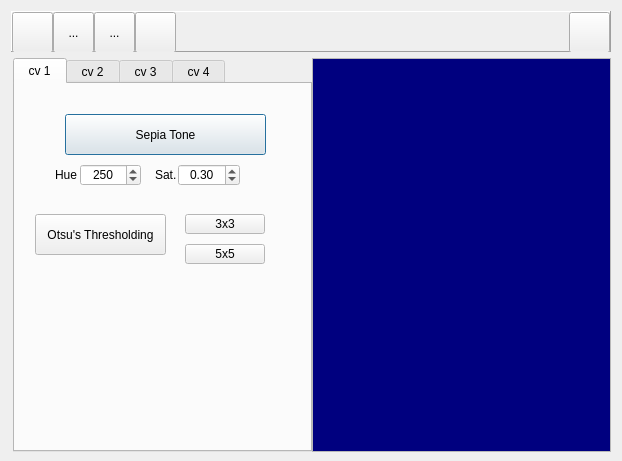
<?xml version="1.0" encoding="UTF-8"?>
<ui version="4.0">
 <class>MainFrame</class>
 <widget class="QDialog" name="MainFrame">
  <property name="geometry">
   <rect>
    <x>0</x>
    <y>0</y>
    <width>622</width>
    <height>461</height>
   </rect>
  </property>
  <property name="sizePolicy">
   <sizepolicy hsizetype="Preferred" vsizetype="Minimum">
    <horstretch>0</horstretch>
    <verstretch>0</verstretch>
   </sizepolicy>
  </property>
  <property name="minimumSize">
   <size>
    <width>0</width>
    <height>461</height>
   </size>
  </property>
  <property name="windowTitle">
   <string>Homeworks</string>
  </property>
  <property name="modal">
   <bool>false</bool>
  </property>
  <layout class="QVBoxLayout" name="verticalLayout">
   <item>
    <widget class="QFrame" name="frame">
     <property name="sizePolicy">
      <sizepolicy hsizetype="Preferred" vsizetype="Fixed">
       <horstretch>0</horstretch>
       <verstretch>0</verstretch>
      </sizepolicy>
     </property>
     <property name="minimumSize">
      <size>
       <width>0</width>
       <height>41</height>
      </size>
     </property>
     <property name="maximumSize">
      <size>
       <width>16777215</width>
       <height>41</height>
      </size>
     </property>
     <property name="frameShape">
      <enum>QFrame::Panel</enum>
     </property>
     <property name="frameShadow">
      <enum>QFrame::Raised</enum>
     </property>
     <layout class="QHBoxLayout" name="horizontalLayout_3">
      <property name="spacing">
       <number>0</number>
      </property>
      <property name="leftMargin">
       <number>0</number>
      </property>
      <property name="topMargin">
       <number>0</number>
      </property>
      <property name="rightMargin">
       <number>0</number>
      </property>
      <property name="bottomMargin">
       <number>0</number>
      </property>
      <item>
       <widget class="QToolButton" name="buttonOpen">
        <property name="enabled">
         <bool>true</bool>
        </property>
        <property name="sizePolicy">
         <sizepolicy hsizetype="Minimum" vsizetype="Minimum">
          <horstretch>0</horstretch>
          <verstretch>0</verstretch>
         </sizepolicy>
        </property>
        <property name="minimumSize">
         <size>
          <width>41</width>
          <height>41</height>
         </size>
        </property>
        <property name="maximumSize">
         <size>
          <width>41</width>
          <height>41</height>
         </size>
        </property>
        <property name="toolTip">
         <string>open an image file</string>
        </property>
        <property name="layoutDirection">
         <enum>Qt::LeftToRight</enum>
        </property>
        <property name="autoFillBackground">
         <bool>false</bool>
        </property>
        <property name="text">
         <string/>
        </property>
        <property name="icon">
         <iconset resource="images/mainframe.qrc">
          <normaloff>:/open.png</normaloff>:/open.png</iconset>
        </property>
        <property name="iconSize">
         <size>
          <width>41</width>
          <height>41</height>
         </size>
        </property>
        <property name="checkable">
         <bool>false</bool>
        </property>
        <property name="autoRepeat">
         <bool>false</bool>
        </property>
        <property name="autoExclusive">
         <bool>false</bool>
        </property>
        <property name="popupMode">
         <enum>QToolButton::DelayedPopup</enum>
        </property>
        <property name="toolButtonStyle">
         <enum>Qt::ToolButtonIconOnly</enum>
        </property>
        <property name="autoRaise">
         <bool>false</bool>
        </property>
       </widget>
      </item>
      <item>
       <widget class="QToolButton" name="toolButton_2">
        <property name="sizePolicy">
         <sizepolicy hsizetype="Minimum" vsizetype="Minimum">
          <horstretch>0</horstretch>
          <verstretch>0</verstretch>
         </sizepolicy>
        </property>
        <property name="minimumSize">
         <size>
          <width>41</width>
          <height>41</height>
         </size>
        </property>
        <property name="maximumSize">
         <size>
          <width>41</width>
          <height>41</height>
         </size>
        </property>
        <property name="text">
         <string>...</string>
        </property>
       </widget>
      </item>
      <item>
       <widget class="QToolButton" name="toolButton_3">
        <property name="sizePolicy">
         <sizepolicy hsizetype="Minimum" vsizetype="Minimum">
          <horstretch>0</horstretch>
          <verstretch>0</verstretch>
         </sizepolicy>
        </property>
        <property name="minimumSize">
         <size>
          <width>41</width>
          <height>41</height>
         </size>
        </property>
        <property name="maximumSize">
         <size>
          <width>41</width>
          <height>41</height>
         </size>
        </property>
        <property name="text">
         <string>...</string>
        </property>
       </widget>
      </item>
      <item>
       <widget class="QToolButton" name="buttonDeleteContents">
        <property name="sizePolicy">
         <sizepolicy hsizetype="Minimum" vsizetype="Minimum">
          <horstretch>0</horstretch>
          <verstretch>0</verstretch>
         </sizepolicy>
        </property>
        <property name="minimumSize">
         <size>
          <width>41</width>
          <height>41</height>
         </size>
        </property>
        <property name="maximumSize">
         <size>
          <width>41</width>
          <height>41</height>
         </size>
        </property>
        <property name="toolTip">
         <string>close all forms</string>
        </property>
        <property name="autoFillBackground">
         <bool>false</bool>
        </property>
        <property name="text">
         <string/>
        </property>
        <property name="icon">
         <iconset resource="images/mainframe.qrc">
          <normaloff>:/1-21.png</normaloff>:/1-21.png</iconset>
        </property>
        <property name="iconSize">
         <size>
          <width>41</width>
          <height>41</height>
         </size>
        </property>
       </widget>
      </item>
      <item>
       <spacer name="horizontalSpacer">
        <property name="orientation">
         <enum>Qt::Horizontal</enum>
        </property>
        <property name="sizeHint" stdset="0">
         <size>
          <width>40</width>
          <height>20</height>
         </size>
        </property>
       </spacer>
      </item>
      <item>
       <widget class="QToolButton" name="buttonShowList">
        <property name="sizePolicy">
         <sizepolicy hsizetype="Minimum" vsizetype="Minimum">
          <horstretch>0</horstretch>
          <verstretch>0</verstretch>
         </sizepolicy>
        </property>
        <property name="minimumSize">
         <size>
          <width>41</width>
          <height>41</height>
         </size>
        </property>
        <property name="maximumSize">
         <size>
          <width>41</width>
          <height>41</height>
         </size>
        </property>
        <property name="toolTip">
         <string>show the list view</string>
        </property>
        <property name="text">
         <string/>
        </property>
        <property name="icon">
         <iconset resource="images/mainframe.qrc">
          <normaloff>:/2-3.png</normaloff>:/2-3.png</iconset>
        </property>
        <property name="iconSize">
         <size>
          <width>82</width>
          <height>41</height>
         </size>
        </property>
       </widget>
      </item>
     </layout>
    </widget>
   </item>
   <item>
    <layout class="QHBoxLayout" name="horizontalLayout">
     <property name="spacing">
      <number>0</number>
     </property>
     <property name="leftMargin">
      <number>2</number>
     </property>
     <item>
      <widget class="QTabWidget" name="tabWidget">
       <property name="sizePolicy">
        <sizepolicy hsizetype="Fixed" vsizetype="Expanding">
         <horstretch>0</horstretch>
         <verstretch>0</verstretch>
        </sizepolicy>
       </property>
       <property name="minimumSize">
        <size>
         <width>299</width>
         <height>394</height>
        </size>
       </property>
       <property name="palette">
        <palette>
         <active>
          <colorrole role="Light">
           <brush brushstyle="SolidPattern">
            <color alpha="255">
             <red>255</red>
             <green>255</green>
             <blue>255</blue>
            </color>
           </brush>
          </colorrole>
          <colorrole role="Base">
           <brush brushstyle="SolidPattern">
            <color alpha="255">
             <red>255</red>
             <green>255</green>
             <blue>255</blue>
            </color>
           </brush>
          </colorrole>
          <colorrole role="Window">
           <brush brushstyle="SolidPattern">
            <color alpha="255">
             <red>255</red>
             <green>255</green>
             <blue>255</blue>
            </color>
           </brush>
          </colorrole>
          <colorrole role="NoRole">
           <brush brushstyle="SolidPattern">
            <color alpha="255">
             <red>255</red>
             <green>85</green>
             <blue>0</blue>
            </color>
           </brush>
          </colorrole>
         </active>
         <inactive>
          <colorrole role="Light">
           <brush brushstyle="SolidPattern">
            <color alpha="255">
             <red>255</red>
             <green>255</green>
             <blue>255</blue>
            </color>
           </brush>
          </colorrole>
          <colorrole role="Base">
           <brush brushstyle="SolidPattern">
            <color alpha="255">
             <red>255</red>
             <green>255</green>
             <blue>255</blue>
            </color>
           </brush>
          </colorrole>
          <colorrole role="Window">
           <brush brushstyle="SolidPattern">
            <color alpha="255">
             <red>255</red>
             <green>255</green>
             <blue>255</blue>
            </color>
           </brush>
          </colorrole>
          <colorrole role="NoRole">
           <brush brushstyle="SolidPattern">
            <color alpha="255">
             <red>255</red>
             <green>85</green>
             <blue>0</blue>
            </color>
           </brush>
          </colorrole>
         </inactive>
         <disabled>
          <colorrole role="Light">
           <brush brushstyle="SolidPattern">
            <color alpha="255">
             <red>255</red>
             <green>255</green>
             <blue>255</blue>
            </color>
           </brush>
          </colorrole>
          <colorrole role="Base">
           <brush brushstyle="SolidPattern">
            <color alpha="255">
             <red>255</red>
             <green>255</green>
             <blue>255</blue>
            </color>
           </brush>
          </colorrole>
          <colorrole role="Window">
           <brush brushstyle="SolidPattern">
            <color alpha="255">
             <red>255</red>
             <green>255</green>
             <blue>255</blue>
            </color>
           </brush>
          </colorrole>
          <colorrole role="NoRole">
           <brush brushstyle="SolidPattern">
            <color alpha="255">
             <red>255</red>
             <green>85</green>
             <blue>0</blue>
            </color>
           </brush>
          </colorrole>
         </disabled>
        </palette>
       </property>
       <property name="cursor">
        <cursorShape>ArrowCursor</cursorShape>
       </property>
       <property name="autoFillBackground">
        <bool>false</bool>
       </property>
       <property name="tabPosition">
        <enum>QTabWidget::North</enum>
       </property>
       <property name="tabShape">
        <enum>QTabWidget::Rounded</enum>
       </property>
       <property name="currentIndex">
        <number>0</number>
       </property>
       <property name="iconSize">
        <size>
         <width>31</width>
         <height>31</height>
        </size>
       </property>
       <property name="elideMode">
        <enum>Qt::ElideMiddle</enum>
       </property>
       <widget class="QWidget" name="tab_2">
        <attribute name="title">
         <string> cv 1 </string>
        </attribute>
        <widget class="QLabel" name="label_5">
         <property name="geometry">
          <rect>
           <x>40</x>
           <y>83</y>
           <width>31</width>
           <height>16</height>
          </rect>
         </property>
         <property name="text">
          <string>Hue</string>
         </property>
        </widget>
        <widget class="QSpinBox" name="spinHue">
         <property name="geometry">
          <rect>
           <x>65</x>
           <y>80</y>
           <width>61</width>
           <height>22</height>
          </rect>
         </property>
         <property name="alignment">
          <set>Qt::AlignCenter</set>
         </property>
         <property name="maximum">
          <number>360</number>
         </property>
         <property name="singleStep">
          <number>20</number>
         </property>
         <property name="value">
          <number>250</number>
         </property>
        </widget>
        <widget class="QLabel" name="label_6">
         <property name="geometry">
          <rect>
           <x>140</x>
           <y>83</y>
           <width>31</width>
           <height>16</height>
          </rect>
         </property>
         <property name="text">
          <string>Sat.</string>
         </property>
        </widget>
        <widget class="QDoubleSpinBox" name="spinSaturation">
         <property name="geometry">
          <rect>
           <x>163</x>
           <y>80</y>
           <width>62</width>
           <height>22</height>
          </rect>
         </property>
         <property name="alignment">
          <set>Qt::AlignCenter</set>
         </property>
         <property name="maximum">
          <double>1.000000000000000</double>
         </property>
         <property name="singleStep">
          <double>0.100000000000000</double>
         </property>
         <property name="value">
          <double>0.300000000000000</double>
         </property>
        </widget>
        <widget class="QPushButton" name="buttonSepiaTone">
         <property name="geometry">
          <rect>
           <x>50</x>
           <y>30</y>
           <width>201</width>
           <height>41</height>
          </rect>
         </property>
         <property name="autoFillBackground">
          <bool>false</bool>
         </property>
         <property name="text">
          <string>Sepia Tone</string>
         </property>
         <property name="iconSize">
          <size>
           <width>41</width>
           <height>41</height>
          </size>
         </property>
         <property name="checkable">
          <bool>false</bool>
         </property>
         <property name="autoRepeat">
          <bool>false</bool>
         </property>
         <property name="autoExclusive">
          <bool>false</bool>
         </property>
         <property name="autoDefault">
          <bool>true</bool>
         </property>
         <property name="flat">
          <bool>false</bool>
         </property>
        </widget>
        <widget class="QPushButton" name="buttonOtsu">
         <property name="geometry">
          <rect>
           <x>20</x>
           <y>130</y>
           <width>131</width>
           <height>41</height>
          </rect>
         </property>
         <property name="text">
          <string>Otsu's Thresholding</string>
         </property>
        </widget>
        <widget class="QPushButton" name="button3x3">
         <property name="geometry">
          <rect>
           <x>170</x>
           <y>130</y>
           <width>80</width>
           <height>20</height>
          </rect>
         </property>
         <property name="text">
          <string>3x3</string>
         </property>
        </widget>
        <widget class="QPushButton" name="button5x5">
         <property name="geometry">
          <rect>
           <x>170</x>
           <y>160</y>
           <width>80</width>
           <height>20</height>
          </rect>
         </property>
         <property name="text">
          <string>5x5</string>
         </property>
        </widget>
       </widget>
       <widget class="QWidget" name="tab_3">
        <attribute name="title">
         <string> cv 2 </string>
        </attribute>
        <widget class="QPushButton" name="buttonHEQ">
         <property name="geometry">
          <rect>
           <x>50</x>
           <y>40</y>
           <width>181</width>
           <height>41</height>
          </rect>
         </property>
         <property name="text">
          <string>Histogram Equalization</string>
         </property>
        </widget>
        <widget class="QPushButton" name="buttonHMA">
         <property name="geometry">
          <rect>
           <x>150</x>
           <y>90</y>
           <width>131</width>
           <height>41</height>
          </rect>
         </property>
         <property name="text">
          <string>Histogram Matching</string>
         </property>
        </widget>
        <widget class="QPushButton" name="buttonHistoTarget">
         <property name="geometry">
          <rect>
           <x>20</x>
           <y>90</y>
           <width>111</width>
           <height>41</height>
          </rect>
         </property>
         <property name="text">
          <string>HMA target</string>
         </property>
        </widget>
        <widget class="QPushButton" name="button_BoxFilter">
         <property name="geometry">
          <rect>
           <x>40</x>
           <y>170</y>
           <width>201</width>
           <height>31</height>
          </rect>
         </property>
         <property name="text">
          <string>Box Filter</string>
         </property>
        </widget>
        <widget class="QPushButton" name="button_GaussianFilter">
         <property name="geometry">
          <rect>
           <x>40</x>
           <y>210</y>
           <width>201</width>
           <height>31</height>
          </rect>
         </property>
         <property name="text">
          <string>Gaussian Filter</string>
         </property>
        </widget>
        <widget class="QPushButton" name="button_MedianFilter">
         <property name="geometry">
          <rect>
           <x>40</x>
           <y>250</y>
           <width>201</width>
           <height>31</height>
          </rect>
         </property>
         <property name="text">
          <string>Median Filter</string>
         </property>
        </widget>
        <widget class="QSpinBox" name="spin_FilterSize">
         <property name="geometry">
          <rect>
           <x>160</x>
           <y>300</y>
           <width>42</width>
           <height>22</height>
          </rect>
         </property>
        </widget>
        <widget class="QDoubleSpinBox" name="spin_GaussianParameter">
         <property name="geometry">
          <rect>
           <x>60</x>
           <y>300</y>
           <width>62</width>
           <height>22</height>
          </rect>
         </property>
        </widget>
       </widget>
       <widget class="QWidget" name="tab_4">
        <attribute name="title">
         <string> cv 3 </string>
        </attribute>
        <widget class="QPushButton" name="button_CannyEdge">
         <property name="geometry">
          <rect>
           <x>50</x>
           <y>30</y>
           <width>191</width>
           <height>41</height>
          </rect>
         </property>
         <property name="text">
          <string>Canny Edge Operator</string>
         </property>
        </widget>
        <widget class="QDoubleSpinBox" name="SpinBox_sigma">
         <property name="geometry">
          <rect>
           <x>50</x>
           <y>100</y>
           <width>62</width>
           <height>22</height>
          </rect>
         </property>
        </widget>
        <widget class="QPushButton" name="button_GeneralHough">
         <property name="geometry">
          <rect>
           <x>50</x>
           <y>150</y>
           <width>191</width>
           <height>41</height>
          </rect>
         </property>
         <property name="text">
          <string>General Hough Transform</string>
         </property>
        </widget>
        <widget class="QPushButton" name="button_CircleHough">
         <property name="geometry">
          <rect>
           <x>50</x>
           <y>200</y>
           <width>191</width>
           <height>41</height>
          </rect>
         </property>
         <property name="text">
          <string>Circle Hough Transform</string>
         </property>
        </widget>
       </widget>
       <widget class="QWidget" name="tab">
        <attribute name="title">
         <string> cv 4 </string>
        </attribute>
        <widget class="QPushButton" name="button_GSS_DOG">
         <property name="geometry">
          <rect>
           <x>30</x>
           <y>20</y>
           <width>201</width>
           <height>41</height>
          </rect>
         </property>
         <property name="text">
          <string>#1</string>
         </property>
        </widget>
        <widget class="QDoubleSpinBox" name="Spinsigma">
         <property name="geometry">
          <rect>
           <x>30</x>
           <y>70</y>
           <width>62</width>
           <height>22</height>
          </rect>
         </property>
        </widget>
        <widget class="QPushButton" name="button_SiftMatching">
         <property name="geometry">
          <rect>
           <x>30</x>
           <y>110</y>
           <width>211</width>
           <height>41</height>
          </rect>
         </property>
         <property name="text">
          <string>#2</string>
         </property>
        </widget>
        <widget class="QPushButton" name="button_opticalflow">
         <property name="geometry">
          <rect>
           <x>30</x>
           <y>210</y>
           <width>211</width>
           <height>41</height>
          </rect>
         </property>
         <property name="text">
          <string>Optical Flows</string>
         </property>
        </widget>
        <widget class="QSpinBox" name="spinBox_StartImg">
         <property name="geometry">
          <rect>
           <x>30</x>
           <y>270</y>
           <width>42</width>
           <height>22</height>
          </rect>
         </property>
        </widget>
        <widget class="QSpinBox" name="spinBox_EndImg">
         <property name="geometry">
          <rect>
           <x>90</x>
           <y>270</y>
           <width>42</width>
           <height>22</height>
          </rect>
         </property>
        </widget>
       </widget>
      </widget>
     </item>
     <item>
      <widget class="QListWidget" name="listWidget">
       <property name="sizePolicy">
        <sizepolicy hsizetype="Ignored" vsizetype="Minimum">
         <horstretch>0</horstretch>
         <verstretch>0</verstretch>
        </sizepolicy>
       </property>
       <property name="minimumSize">
        <size>
         <width>0</width>
         <height>394</height>
        </size>
       </property>
       <property name="palette">
        <palette>
         <active>
          <colorrole role="WindowText">
           <brush brushstyle="SolidPattern">
            <color alpha="255">
             <red>255</red>
             <green>255</green>
             <blue>0</blue>
            </color>
           </brush>
          </colorrole>
          <colorrole role="Text">
           <brush brushstyle="SolidPattern">
            <color alpha="255">
             <red>255</red>
             <green>255</green>
             <blue>255</blue>
            </color>
           </brush>
          </colorrole>
          <colorrole role="Base">
           <brush brushstyle="SolidPattern">
            <color alpha="255">
             <red>0</red>
             <green>0</green>
             <blue>127</blue>
            </color>
           </brush>
          </colorrole>
          <colorrole role="PlaceholderText">
           <brush brushstyle="NoBrush">
            <color alpha="128">
             <red>255</red>
             <green>255</green>
             <blue>255</blue>
            </color>
           </brush>
          </colorrole>
         </active>
         <inactive>
          <colorrole role="WindowText">
           <brush brushstyle="SolidPattern">
            <color alpha="255">
             <red>255</red>
             <green>255</green>
             <blue>0</blue>
            </color>
           </brush>
          </colorrole>
          <colorrole role="Text">
           <brush brushstyle="SolidPattern">
            <color alpha="255">
             <red>255</red>
             <green>255</green>
             <blue>255</blue>
            </color>
           </brush>
          </colorrole>
          <colorrole role="Base">
           <brush brushstyle="SolidPattern">
            <color alpha="255">
             <red>0</red>
             <green>0</green>
             <blue>127</blue>
            </color>
           </brush>
          </colorrole>
          <colorrole role="PlaceholderText">
           <brush brushstyle="NoBrush">
            <color alpha="128">
             <red>255</red>
             <green>255</green>
             <blue>255</blue>
            </color>
           </brush>
          </colorrole>
         </inactive>
         <disabled>
          <colorrole role="WindowText">
           <brush brushstyle="SolidPattern">
            <color alpha="255">
             <red>120</red>
             <green>120</green>
             <blue>120</blue>
            </color>
           </brush>
          </colorrole>
          <colorrole role="Text">
           <brush brushstyle="SolidPattern">
            <color alpha="255">
             <red>120</red>
             <green>120</green>
             <blue>120</blue>
            </color>
           </brush>
          </colorrole>
          <colorrole role="Base">
           <brush brushstyle="SolidPattern">
            <color alpha="255">
             <red>240</red>
             <green>240</green>
             <blue>240</blue>
            </color>
           </brush>
          </colorrole>
          <colorrole role="PlaceholderText">
           <brush brushstyle="NoBrush">
            <color alpha="128">
             <red>255</red>
             <green>255</green>
             <blue>255</blue>
            </color>
           </brush>
          </colorrole>
         </disabled>
        </palette>
       </property>
       <property name="font">
        <font>
         <family>Times New Roman</family>
         <pointsize>10</pointsize>
        </font>
       </property>
      </widget>
     </item>
    </layout>
   </item>
  </layout>
 </widget>
 <layoutdefault spacing="6" margin="11"/>
 <resources>
  <include location="images/mainframe.qrc"/>
 </resources>
 <connections/>
</ui>
